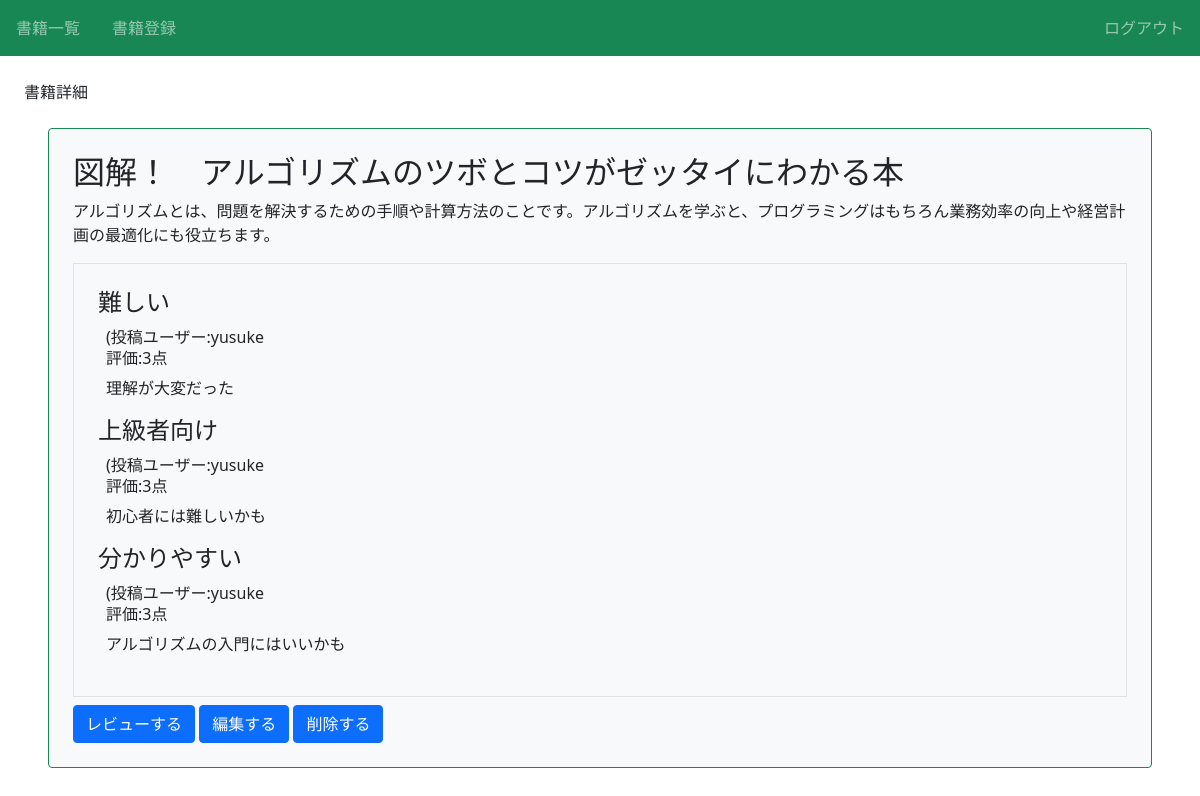
/book/8/detail/ (signed in), run on the app's committed database.
### book/models.py (models this page shows, shortened)
class Book(models.Model):
    title = models.CharField(max_length=100)
    text = models.TextField()
    thumbnail= models.ImageField(null=True, blank=True)
    category = models.CharField(
        max_length=100,
        choices=CATEGORY
    )
    user = models.ForeignKey('auth.User',on_delete=models.CASCADE)

class Review(models.Model):
    book = models.ForeignKey(Book, on_delete=models.CASCADE)
    title = models.CharField(max_length=100)
    text = models.TextField()
    rate = models.IntegerField(choices=RATE_CHOICES)
    user = models.ForeignKey('auth.User', on_delete=models.CASCADE)

### book/views.py (the view)
# urls.py: path('book/<int:pk>/detail/', views.DetailBookView.as_view(), name = 'detail-book'),
class DetailBookView(LoginRequiredMixin,DetailView):
    template_name = 'book/book_detail.html'
    model = Book

### book/templates/book/book_detail.html (shortened to what this page needs)
{% extends 'base.html' %}
{% block hl %}書籍詳細{% endblock %}
{% block content%}
    <div class="p-4 m-4 bg-light border border-success rounded">
        <h2 class="text success">{{ object.title }}</h2>
        <p>{{ object.text}}</p>
        <div class="border p-4 mb-2">
            {% for review in object.review_set.all %}
            <div>
                <h3 class="h4">{{review.title}}</h3>
                <div class="px-2">
                    <span>(投稿ユーザー:{{ review.user.username}}</span>
                    <h6>評価:{{ review.rate}}点</h6>
                    <p>{{ review.text}}</p>
                </div>
            </div>
            {% endfor %}
        </div>
        <a href="{% url 'review' object.pk %}" class="btn btn-primary">レビューする</a>
        <a href="{% url 'update-book' object.pk %}" class="btn btn-primary">編集する</a>
        <a href="{% url 'delete-book' object.pk %}" class="btn btn-primary">削除する</a>
    </div>
{% endblock %}

### book/static/book/css/style.css (style rules this page uses)
a { text-decoration: none; }

### data on the page
Book: title "図解！ アルゴリズムのツボとコツがゼッタイにわかる本", text "アルゴリズムとは、問題を解決するための手順や計算方法のことです。アルゴリズムを学ぶと、プログラミングはもちろん業務効率の向上や経営計画の最適化にも役立ちます。"
Review: title "難しい", user.username "yusuke", rate "3", text "理解が大変だった"
Review: title "上級者向け", user.username "yusuke", rate "3", text "初心者には難しいかも"
Review: title "分かりやすい", user.username "yusuke", rate "3", text "アルゴリズムの入門にはいいかも"
